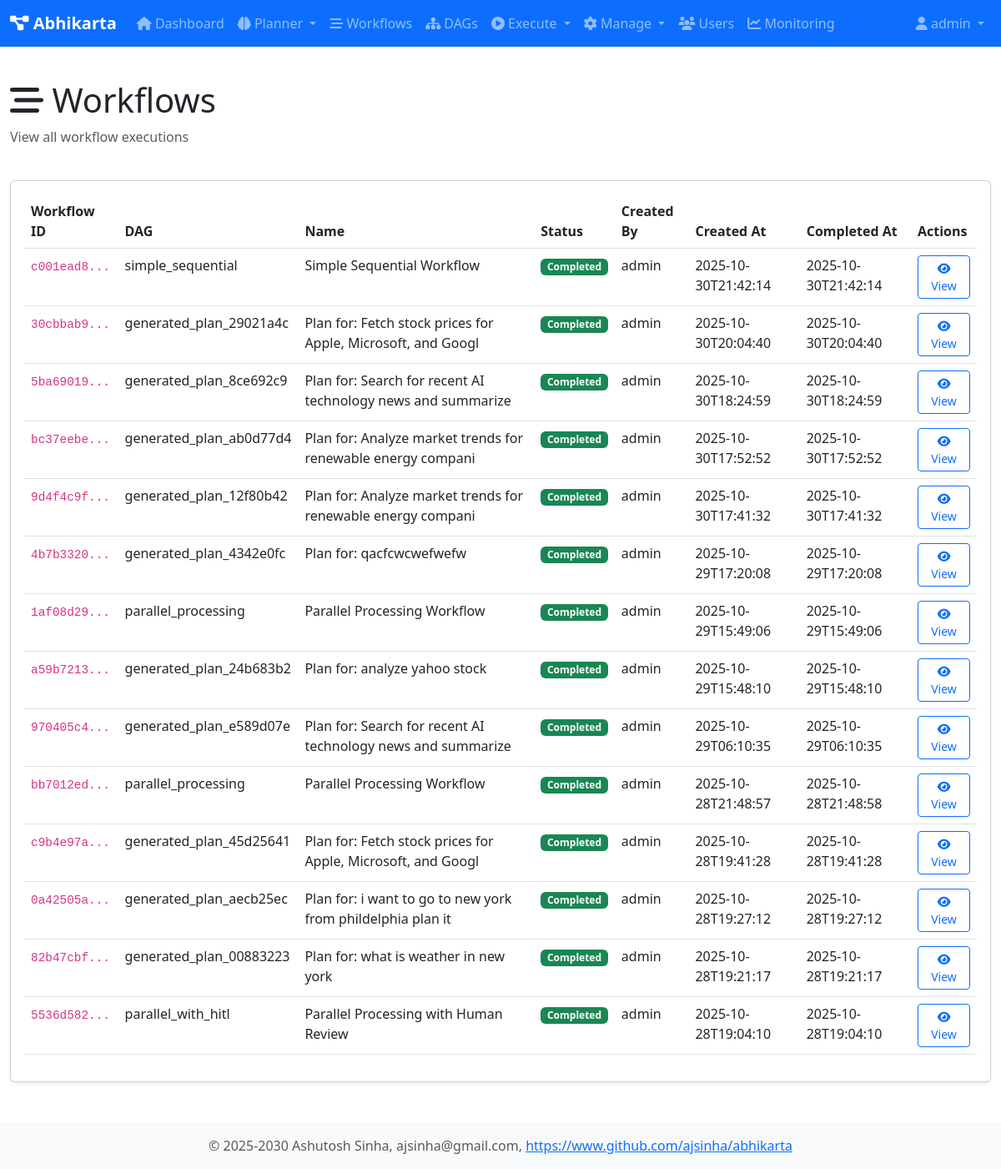
The page /workflows (signed in) on the database its author committed.
### tables this page shows
CREATE TABLE workflows (
                workflow_id TEXT PRIMARY KEY,
                dag_id TEXT NOT NULL,
                session_id TEXT,
                name TEXT,
                description TEXT,
                status TEXT DEFAULT 'pending',
                created_at TEXT DEFAULT CURRENT_TIMESTAMP,
                started_at TEXT,
                completed_at TEXT,
                created_by TEXT,
                graph_json TEXT,
                result TEXT,
                error TEXT
            );

### web/app1.py (the view)
@app.route('/workflows')
@login_required
def workflows():
    user = user_registry.get_user(session['user_id'])
    db = get_db()
    all_workflows = db.fetchall("SELECT * FROM workflows ORDER BY created_at DESC")
    return render_template('workflows.html', user=user, workflows=all_workflows)

### core/user_registry.py (called while the page is built)
    def is_admin(self) -> bool:
        return self.role == 'admin'

    def get_user(self, user_id: str) -> Optional[User]:
        return self._users.get(user_id)

### db/database.py (called while the page is built)
def get_db() -> Database:
    global _db_instance
    if _db_instance is None:
        _db_instance = Database(db_type='sqlite', db_path='/home/ashutosh/PycharmProjects/abhikarta/data/abhikarta.db')
        _db_instance.initialize_schema()
    return _db_instance

    @contextmanager
    def get_connection(self):
        conn = None
        try:
            if self.db_type == 'sqlite':
                conn = sqlite3.connect(self.db_path)
                conn.row_factory = sqlite3.Row
            elif self.db_type == 'postgresql':
                import psycopg2
                import psycopg2.extras
                conn = psycopg2.connect(**self.pg_params)
                conn.cursor_factory = psycopg2.extras.RealDictCursor
            yield conn
            conn.commit()
        except Exception as e:
            if conn:
                conn.rollback()
            raise e
        finally:
            if conn:
                conn.close()

    def fetchall(self, query: str, params: Tuple = ()) -> List[Dict[str, Any]]:
        with self.get_connection() as conn:
            cursor = conn.cursor()
            cursor.execute(query, params)
            rows = cursor.fetchall()
            return [dict(row) for row in rows]

### web/app1.py (called while the page is built)
def login_required(f):
    @wraps(f)
    def decorated_function(*args, **kwargs):
        if 'user_id' not in session:
            return redirect(url_for('login'))
        return f(*args, **kwargs)
    return decorated_function

### web/templates/workflows.html (shortened to what this page needs)
{% extends "base.html" %}
{% block content %}
<div class="row mb-4">
    <div class="col">
        <h1><i class="fas fa-stream"></i> Workflows</h1>
        <p class="text-muted">View all workflow executions</p>
    </div>
</div>
<div class="card">
    <div class="card-body">
        {% if workflows %}
        <div class="table-responsive">
            <table class="table table-hover">
                <thead>
                    <tr>
                        <th>Workflow ID</th>
                        <th>DAG</th>
                        <th>Name</th>
                        <th>Status</th>
                        <th>Created By</th>
                        <th>Created At</th>
                        <th>Completed At</th>
                        <th>Actions</th>
                    </tr>
                </thead>
                <tbody>
                    {% for workflow in workflows %}
                    <tr>
                        <td><code>{{ workflow.workflow_id[:8] }}...</code></td>
                        <td>{{ workflow.dag_id }}</td>
                        <td>{{ workflow.name or 'N/A' }}</td>
                        <td>
                            {% if workflow.status == 'running' %}
                                <span class="badge bg-info">Running</span>
                            {% elif workflow.status == 'completed' %}
                                <span class="badge bg-success">Completed</span>
                            {% elif workflow.status == 'failed' %}
                                <span class="badge bg-danger">Failed</span>
                            {% else %}
                                <span class="badge bg-secondary">{{ workflow.status }}</span>
                            {% endif %}
                        </td>
                        <td>{{ workflow.created_by or 'N/A' }}</td>
                        <td>{{ workflow.created_at[:19] }}</td>
                        <td>{{ workflow.completed_at[:19] if workflow.completed_at else 'N/A' }}</td>
                        <td>
                            <a href="{{ url_for('workflow_detail', workflow_id=workflow.workflow_id) }}"
                               class="btn btn-sm btn-outline-primary">
                                <i class="fas fa-eye"></i> View
                            </a>
                        </td>
                    </tr>
                    {% endfor %}
                </tbody>
            </table>
        </div>
        {% else %}
        <p class="text-muted">No workflows yet.</p>
        {% endif %}
    </div>
</div>
{% endblock %}

### web/static/css/style.css (style rules this page uses)
body { min-height: 100vh; display: flex; flex-direction: column; }
.card { margin-bottom: 1.5rem; box-shadow: 0 0.125rem 0.25rem rgba(0,0,0,.075); }
code { font-size: 90%; }

### rows shown on the page
workflows: workflow_id "c001ead8", dag_id "simple_sequential", name "Simple Sequential Workflow", status "Completed", created_by "admin", created_at "2025-10-30T21:42:14", completed_at "2025-10-30T21:42:14"
workflows: workflow_id "30cbbab9", dag_id "generated_plan_29021a4c", name "Plan for: Fetch stock prices for Apple, Microsoft, and Googl", status "Completed", created_by "admin", created_at "2025-10-30T20:04:40", completed_at "2025-10-30T20:04:40"
workflows: workflow_id "5ba69019", dag_id "generated_plan_8ce692c9", name "Plan for: Search for recent AI technology news and summarize", status "Completed", created_by "admin", created_at "2025-10-30T18:24:59", completed_at "2025-10-30T18:24:59"
workflows: workflow_id "bc37eebe", dag_id "generated_plan_ab0d77d4", name "Plan for: Analyze market trends for renewable energy compani", status "Completed", created_by "admin", created_at "2025-10-30T17:52:52", completed_at "2025-10-30T17:52:52"
workflows: workflow_id "9d4f4c9f", dag_id "generated_plan_12f80b42", name "Plan for: Analyze market trends for renewable energy compani", status "Completed", created_by "admin", created_at "2025-10-30T17:41:32", completed_at "2025-10-30T17:41:32"
workflows: workflow_id "4b7b3320", dag_id "generated_plan_4342e0fc", name "Plan for: qacfcwcwefwefw", status "Completed", created_by "admin", created_at "2025-10-29T17:20:08", completed_at "2025-10-29T17:20:08"
workflows: workflow_id "1af08d29", dag_id "parallel_processing", name "Parallel Processing Workflow", status "Completed", created_by "admin", created_at "2025-10-29T15:49:06", completed_at "2025-10-29T15:49:06"
workflows: workflow_id "a59b7213", dag_id "generated_plan_24b683b2", name "Plan for: analyze yahoo stock", status "Completed", created_by "admin", created_at "2025-10-29T15:48:10", completed_at "2025-10-29T15:48:10"
workflows: workflow_id "970405c4", dag_id "generated_plan_e589d07e", name "Plan for: Search for recent AI technology news and summarize", status "Completed", created_by "admin", created_at "2025-10-29T06:10:35", completed_at "2025-10-29T06:10:35"
workflows: workflow_id "bb7012ed", dag_id "parallel_processing", name "Parallel Processing Workflow", status "Completed", created_by "admin", created_at "2025-10-28T21:48:57", completed_at "2025-10-28T21:48:58"
workflows: workflow_id "c9b4e97a", dag_id "generated_plan_45d25641", name "Plan for: Fetch stock prices for Apple, Microsoft, and Googl", status "Completed", created_by "admin", created_at "2025-10-28T19:41:28", completed_at "2025-10-28T19:41:28"
workflows: workflow_id "0a42505a", dag_id "generated_plan_aecb25ec", name "Plan for: i want to go to new york from phildelphia plan it", status "Completed", created_by "admin", created_at "2025-10-28T19:27:12", completed_at "2025-10-28T19:27:12"
workflows: workflow_id "82b47cbf", dag_id "generated_plan_00883223", name "Plan for: what is weather in new york", status "Completed", created_by "admin", created_at "2025-10-28T19:21:17", completed_at "2025-10-28T19:21:17"
workflows: workflow_id "5536d582", dag_id "parallel_with_hitl", name "Parallel Processing with Human Review", status "Completed", created_by "admin", created_at "2025-10-28T19:04:10", completed_at "2025-10-28T19:04:10"

### other values the page prints
{{ user.username }} "admin"
